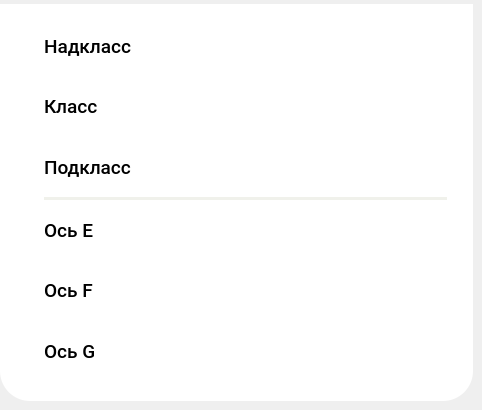
    <widget class="QWidget" name="rk_out">
     <property name="styleSheet">
      <string notr="true"/>
     </property>
     <attribute name="title">
      <string>РКООН</string>
     </attribute>
     <widget class="QFrame" name="frame_5">
      <property name="geometry">
       <rect>
        <x>0</x>
        <y>4</y>
        <width>473</width>
        <height>397</height>
       </rect>
      </property>
      <property name="styleSheet">
       <string notr="true">Background-color: #ffffff;
border-bottom-right-radius: 30px;
border-bottom-left-radius: 30px;</string>
      </property>
      <property name="frameShape">
       <enum>QFrame::StyledPanel</enum>
      </property>
      <property name="frameShadow">
       <enum>QFrame::Raised</enum>
      </property>
      <widget class="QWidget" name="verticalLayoutWidget">
       <property name="geometry">
        <rect>
         <x>44</x>
         <y>12</y>
         <width>403</width>
         <height>365</height>
        </rect>
       </property>
       <layout class="QVBoxLayout" name="verticalLayout">
        <property name="spacing">
         <number>0</number>
        </property>
        <item>
         <layout class="QHBoxLayout" name="horizontalLayout_3" stretch="1,3">
          <item>
           <widget class="QLabel" name="label">
            <property name="font">
             <font>
              <family>Roboto Medium</family>
              <pointsize>14</pointsize>
             </font>
            </property>
            <property name="text">
             <string>Надкласс</string>
            </property>
           </widget>
          </item>
          <item>
           <widget class="QLabel" name="out_rk_superclass">
            <property name="font">
             <font>
              <family>Roboto Light</family>
              <pointsize>14</pointsize>
             </font>
            </property>
            <property name="text">
             <string/>
            </property>
           </widget>
          </item>
         </layout>
        </item>
        <item>
         <layout class="QHBoxLayout" name="horizontalLayout_6" stretch="1,3">
          <property name="spacing">
           <number>0</number>
          </property>
          <item>
           <widget class="QLabel" name="label_8">
            <property name="font">
             <font>
              <family>Roboto Medium</family>
              <pointsize>14</pointsize>
             </font>
            </property>
            <property name="text">
             <string>Класс</string>
            </property>
           </widget>
          </item>
          <item>
           <widget class="QLabel" name="out_rk_class">
            <property name="font">
             <font>
              <family>Roboto Light</family>
              <pointsize>14</pointsize>
             </font>
            </property>
            <property name="text">
             <string/>
            </property>
           </widget>
          </item>
         </layout>
        </item>
        <item>
         <layout class="QHBoxLayout" name="horizontalLayout_7" stretch="1,3">
          <item>
           <widget class="QLabel" name="label_3">
            <property name="font">
             <font>
              <family>Roboto Medium</family>
              <pointsize>14</pointsize>
             </font>
            </property>
            <property name="text">
             <string>Подкласс</string>
            </property>
           </widget>
          </item>
          <item>
           <widget class="QLabel" name="out_rk_subclass">
            <property name="font">
             <font>
              <family>Roboto Light</family>
              <pointsize>14</pointsize>
             </font>
            </property>
            <property name="text">
             <string/>
            </property>
           </widget>
          </item>
         </layout>
        </item>
        <item>
         <widget class="Line" name="line">
          <property name="styleSheet">
           <string notr="true">background-color: #F0F1EB;</string>
          </property>
          <property name="orientation">
           <enum>Qt::Horizontal</enum>
          </property>
         </widget>
        </item>
        <item>
         <layout class="QHBoxLayout" name="horizontalLayout_8" stretch="2,1,6">
          <item>
           <widget class="QLabel" name="label_5">
            <property name="font">
             <font>
              <family>Roboto Medium</family>
              <pointsize>14</pointsize>
             </font>
            </property>
            <property name="text">
             <string>Ось E</string>
            </property>
           </widget>
          </item>
          <item>
           <widget class="QLabel" name="out_rk_e_num">
            <property name="font">
             <font>
              <family>Roboto Light</family>
              <pointsize>14</pointsize>
             </font>
            </property>
            <property name="text">
             <string/>
            </property>
           </widget>
          </item>
          <item>
           <widget class="QLabel" name="out_rk_e_lett">
            <property name="font">
             <font>
              <family>Roboto Light</family>
              <pointsize>14</pointsize>
             </font>
            </property>
            <property name="text">
             <string/>
            </property>
           </widget>
          </item>
         </layout>
        </item>
        <item>
         <layout class="QHBoxLayout" name="horizontalLayout_4" stretch="2,1,6">
          <item>
           <widget class="QLabel" name="label_4">
            <property name="font">
             <font>
              <family>Roboto Medium</family>
              <pointsize>14</pointsize>
             </font>
            </property>
            <property name="text">
             <string>Ось F</string>
            </property>
           </widget>
          </item>
          <item>
           <widget class="QLabel" name="out_rk_f_num">
            <property name="font">
             <font>
              <family>Roboto Light</family>
              <pointsize>14</pointsize>
             </font>
            </property>
            <property name="text">
             <string/>
            </property>
           </widget>
          </item>
          <item>
           <widget class="QLabel" name="out_rk_g_lett_2">
            <property name="font">
             <font>
              <family>Roboto Light</family>
              <pointsize>14</pointsize>
             </font>
            </property>
            <property name="text">
             <string/>
            </property>
           </widget>
          </item>
         </layout>
        </item>
        <item>
         <layout class="QHBoxLayout" name="horizontalLayout_5" stretch="2,1,6">
          <item>
           <widget class="QLabel" name="label_6">
            <property name="font">
             <font>
              <family>Roboto Medium</family>
              <pointsize>14</pointsize>
             </font>
            </property>
            <property name="text">
             <string>Ось G</string>
            </property>
           </widget>
          </item>
          <item>
           <widget class="QLabel" name="out_rk_g_num">
            <property name="font">
             <font>
              <family>Roboto Light</family>
              <pointsize>14</pointsize>
             </font>
            </property>
            <property name="text">
             <string/>
            </property>
           </widget>
          </item>
          <item>
           <widget class="QLabel" name="out_rk_g_lett">
            <property name="font">
             <font>
              <family>Roboto Light</family>
              <pointsize>14</pointsize>
             </font>
            </property>
            <property name="text">
             <string/>
            </property>
           </widget>
          </item>
         </layout>
        </item>
       </layout>
      </widget>
     </widget>
    </widget>
